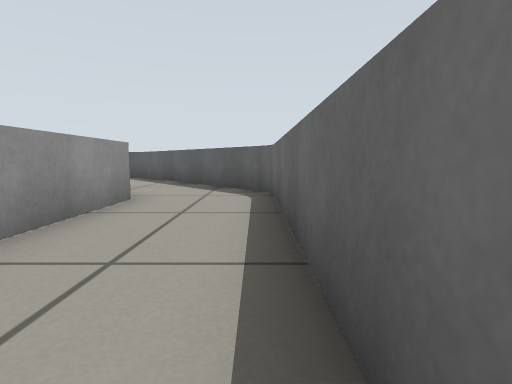
View 1 (above)

22 first-person views from a walk through a world built for the Gazebo simulator. The camera is 0.35 m above the floor, tilts 6° down and sees 80° across. The floor is counted in squares, 0.5 m on a side. Each view is taken from the middle of a square. On the plan, view 1 faces up. The plan holds only what a view shows up to about 10 squares ahead; the rest is blank.

View 2
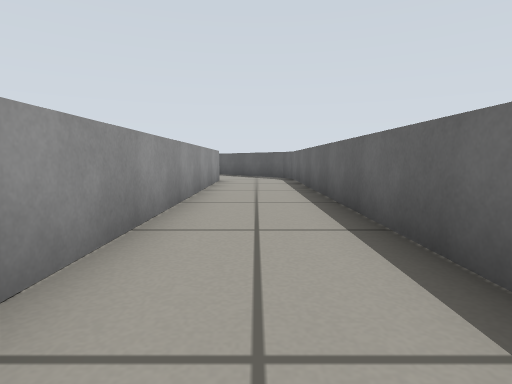

View 3
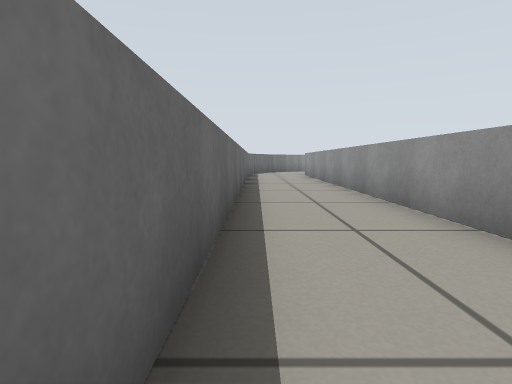

View 4
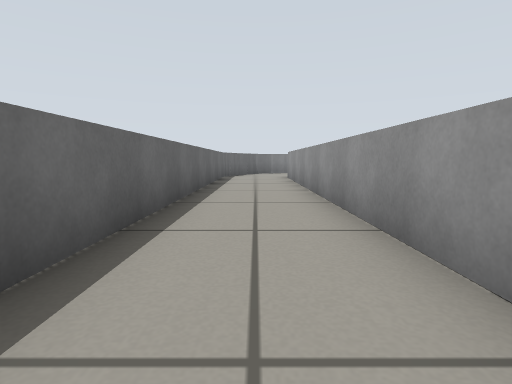

View 5
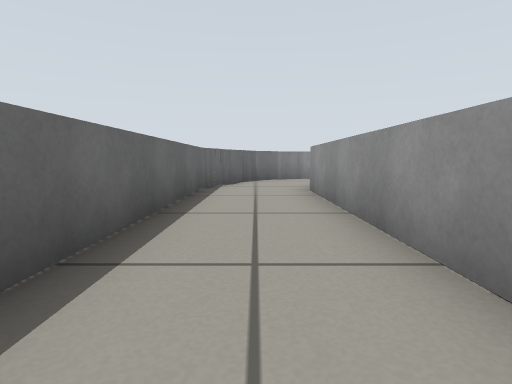

View 6
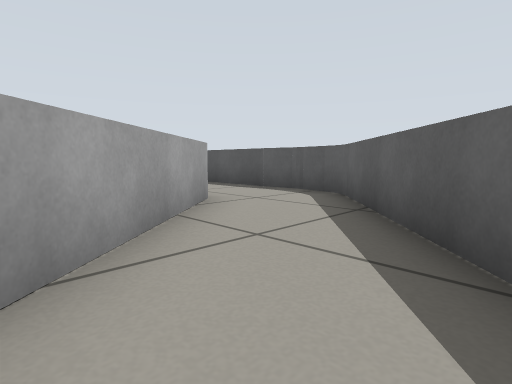

View 7
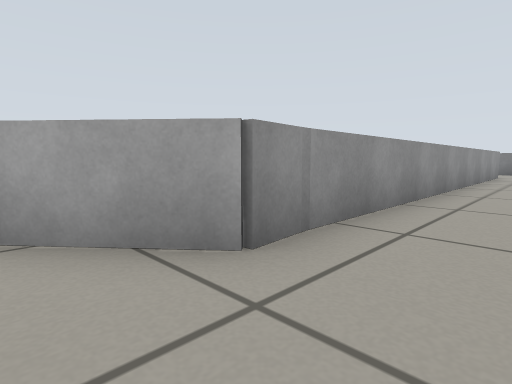

View 8
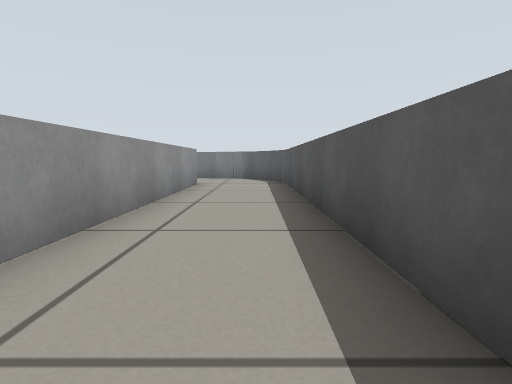

View 9
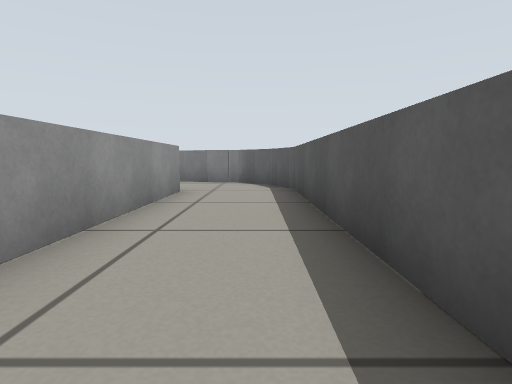

View 10
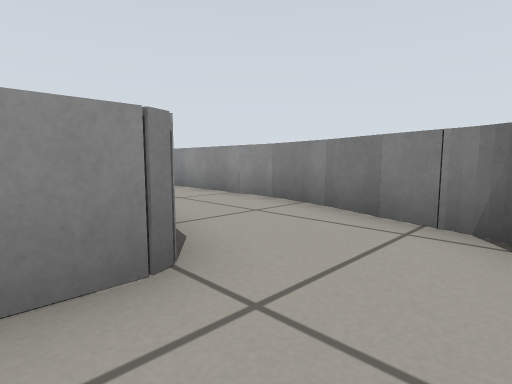

View 11
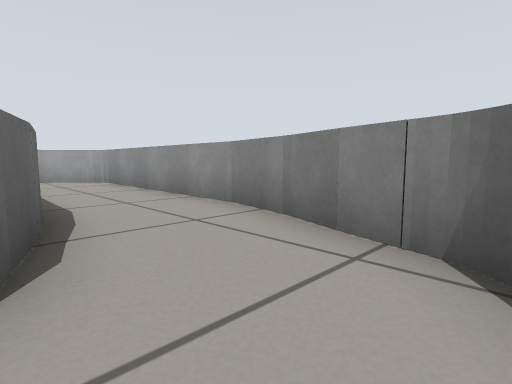

View 12
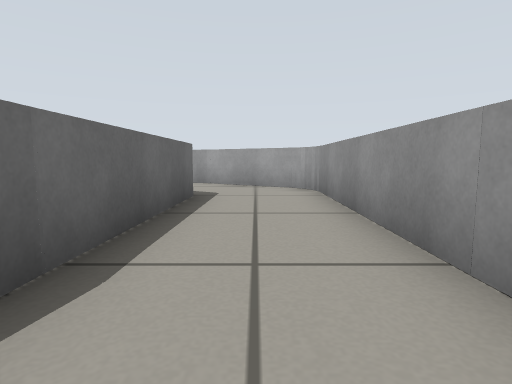

View 13
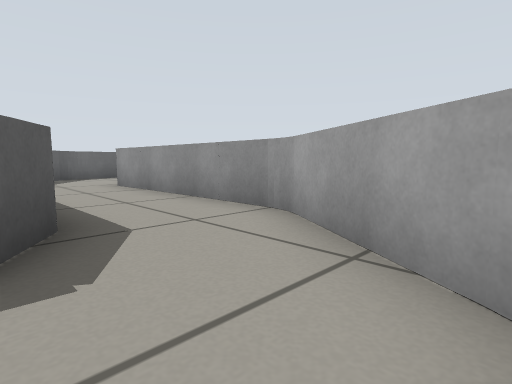

View 14
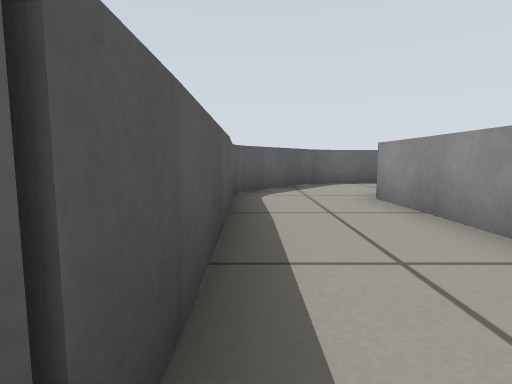

View 15
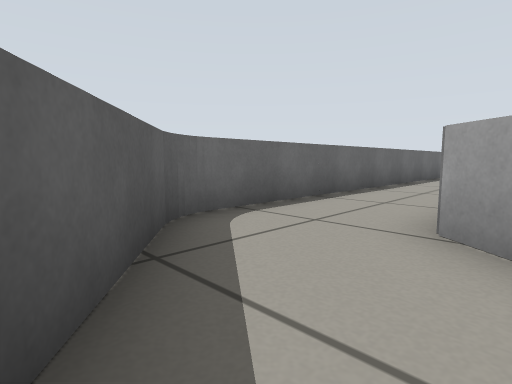

View 16
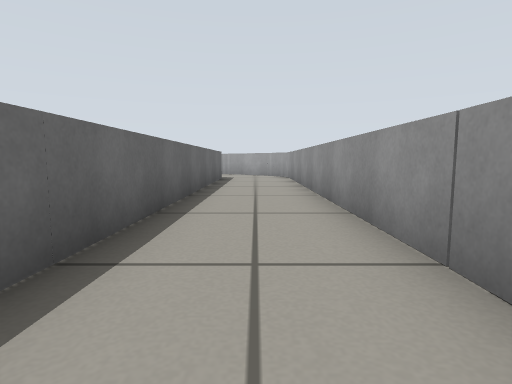

View 17
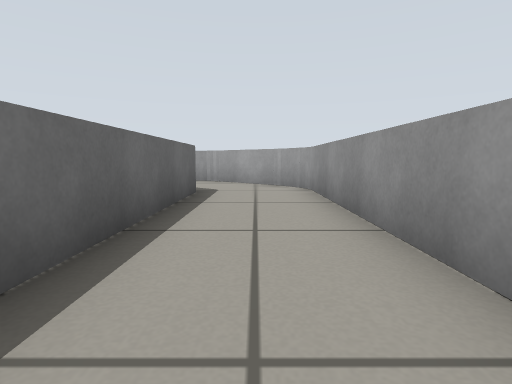

View 18
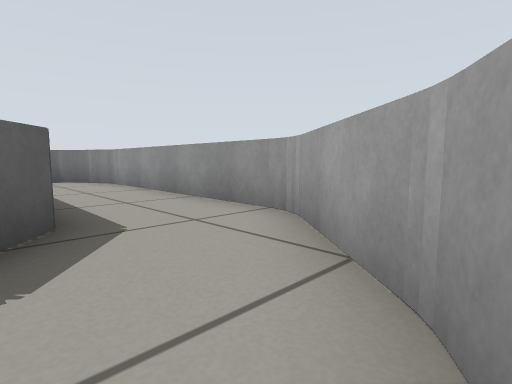

View 19
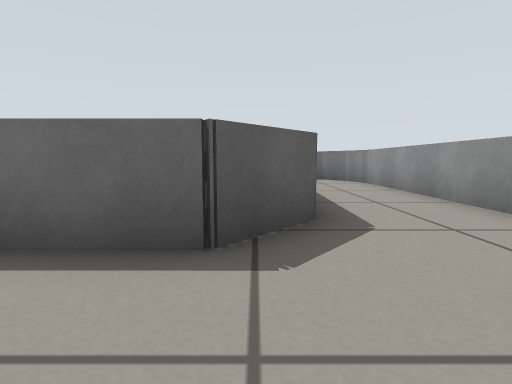

View 20
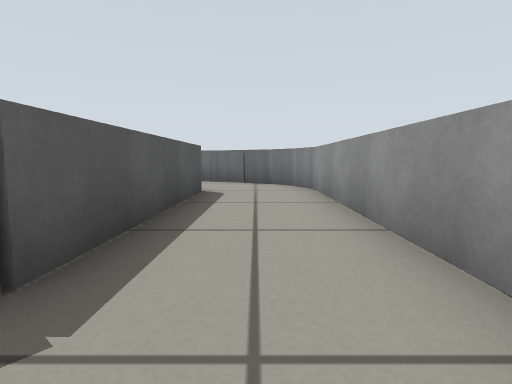

View 21
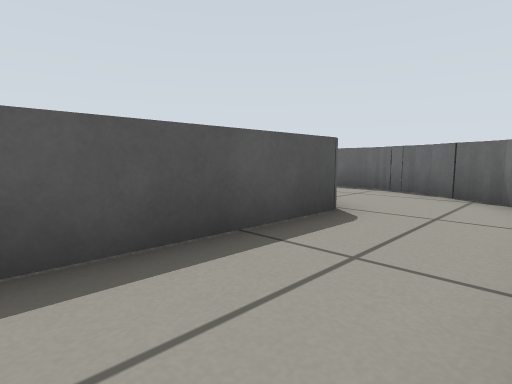

View 22
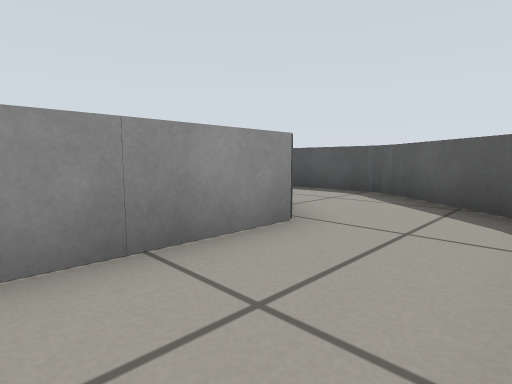

### Floor plan
Ten units are one square. View 1 is at (0, 0); x grows to the right and y downward. Boxes are objects, and circles mark ways between rooms. Rooms are numbered by the first view taken in them; rooms with no view inside come last. Other rooms are left out.
<svg viewBox="-229 -125 238 324">
<path fill="none" stroke="#000" d="M-23 -55 -23 151M2 -66 -29 -102M-56 -93 -27 -61M3 156 3 -60M-128 17 -122 22 -123 164 -116 174M-100 6 -124 -13M-129 -13 -186 -13 -194 -18M-191 13 -135 12M-198 -21 -197 -66M-219 -3 -195 12M-197 -68 -195 -79M-195 -78 -191 -90M-64 -93 -56 -93M-189 -93 -63 -93M-223 -72 -224 -12M-109 -119 -193 -119 -204 -115 -213 -107 -224 -72M-29 -102 -40 -115M-57 -119 -65 -119M-54 -118 -91 -119M-117 174 -97 191M-45 -118 -55 -120M-32 168 -85 167 -97 157 -96 13M-92 193 -27 194 -18 190 -8 182 -6 176 -2 171 3 158M-8 183 4 159"/>
<circle cx="-10" cy="160" r="3" fill="#2a7"/>
<circle cx="-40" cy="-100" r="3" fill="#2a7"/>
<text x="-10" y="20">1</text>
<text x="-120" y="20">2</text>
</svg>
Room 1 opens to room 2.

Where each view was taken, in squares from view 1:
view 1: 0 up, 0 right, facing up
view 2: 5 down, 1 left, facing up
view 3: 1 down, 0 right, facing down
view 4: 3 down, 1 left, facing down
view 5: 8 down, 1 left, facing down
view 6: 6 up, 1 left, facing up-left
view 7: 11 up, 4 left, facing down-left
view 8: 11 up, 10 left, facing left
view 9: 11 up, 12 left, facing left
view 10: 11 up, 18 left, facing down-left
view 11: 11 up, 19 left, facing down-left
view 12: 8 up, 21 left, facing down
view 13: 2 up, 22 left, facing down-right
view 14: 1 up, 19 left, facing right
view 15: 1 up, 13 left, facing down-right
view 16: 4 down, 11 left, facing down
view 17: 9 down, 11 left, facing down
view 18: 16 down, 12 left, facing down-right
view 19: 16 down, 12 left, facing right
view 20: 18 down, 10 left, facing right
view 21: 19 down, 7 left, facing up-right
view 22: 5 down, 10 left, facing up-left
